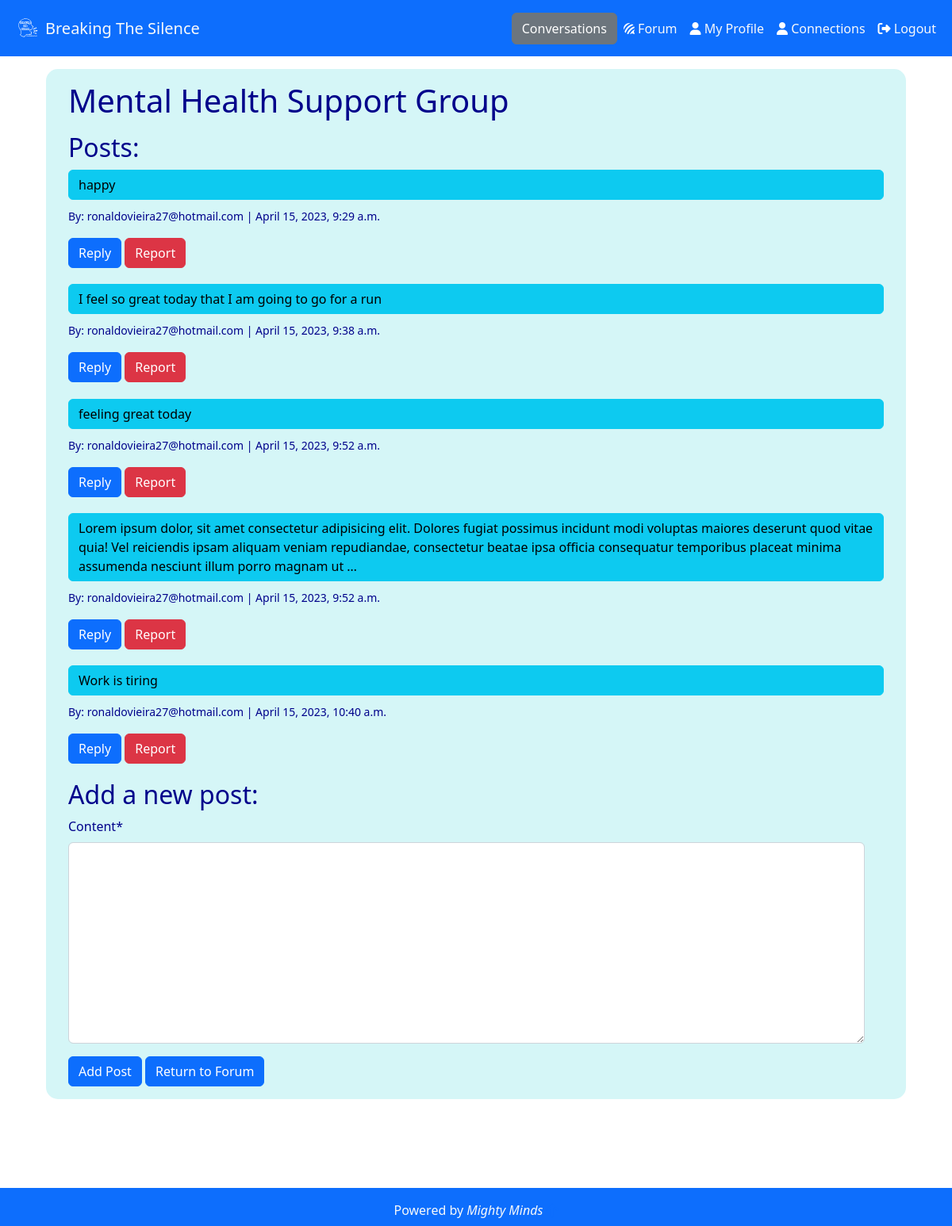
The app's page /forum/topic/1/ (signed in) with its own data.
### forum/models.py (models this page shows, shortened)
class Topic(models.Model):
    title = models.CharField(max_length=255)
    content = models.TextField(null=True, blank=True)
    is_private = models.BooleanField(default=False)
    created_by = models.ForeignKey(User, on_delete=models.CASCADE)
    created_at = models.DateTimeField(default=timezone.now)

class Post(models.Model):
    content = models.TextField()
    created_by = models.ForeignKey(User, on_delete=models.CASCADE)
    topic = models.ForeignKey(Topic, related_name='posts', on_delete=models.CASCADE)
    created_at = models.DateTimeField(default=timezone.now)

### forum/views.py (the view)
# urls.py: path('topic/<int:topic_id>/', views.topic_detail, name='topic_detail'),
@login_required
def topic_detail(request, topic_id):
    topic = get_object_or_404(Topic, id=topic_id)
    posts = topic.posts.all()
    if request.method == 'POST':
        form = PostForm(request.POST)
        if form.is_valid():
            new_post = form.save(commit=False)
            new_post.topic = topic
            new_post.created_by = request.user
            new_post.save()
            messages.success(request, "Thanks for adding a post!")
            return redirect('topic_detail', topic_id=topic_id)
    else:
        form = PostForm()
    return render(request, 'forum/topic_detail.html', {'topic': topic, 'posts': posts, 'form': form})

### forum/forms.py
class PostForm(forms.ModelForm):
    class Meta:
        model = Post
        fields = ['content']

### connections/contexts.py (called while the page is built)
def convo_context(request):
    conversations = []
    if request.user.is_authenticated:
        connections = Connection.objects.filter(Q(sender=request.user) | Q(receiver=request.user))
        conversations = Conversation.objects.filter(connection__in=connections)
    context = {
        'conversations': conversations,
    }
    return context

### home/contexts.py (called while the page is built)
def connect_context(request):
    if request.user.is_authenticated:
        connection_requests = Connection.objects.filter(
            receiver=request.user,
            status=0
            )
    else:
        connection_requests = []
    context = {
        'connection_requests': connection_requests,
    }
    return context

### forum/templates/forum/topic_detail.html (shortened to what this page needs)
{% extends "base.html" %}
{% load crispy_forms_tags %}
{% block content %}
<section class="topic_detail_section m-3 p-3">
  <div class="container">
    <div class="row">
      <div>
        <h1>{{ topic.title }}</h1>
      </div>
    </div>
    <div class="row">
      <h2>Posts:</h2>
      {% for post in posts %}
      <h3><a class="btn btn-info topic_detail_comments" href="{% url 'post_detail' pk=post.id %}">{{ post.content|truncatechars:300 }}</a></h3>
      <div>
        <p><small>By: {{ post.created_by.username }} | {{ post.created_at }}</small></p>
      </div>
      <div>
      <div class="topic_detail_button_spacing">
        <a class="btn btn-primary"  href="{% url 'post_detail' pk=post.id %}">Reply</a>
        <a class="btn btn-danger"  href="{% url 'reported' %}">Report</a>
      </div>
    </div>
    {% endfor %}
    <div class="row">
      {% if user.is_authenticated %}
      <h2>Add a new post:</h2>
      {% endif %}
      <form method="post">
        {{ form|crispy }}
        <button type="submit" class="btn btn-primary">Add Post</button>
        <a href="{% url 'topics' %}" class="btn btn-primary">Return to Forum</a>
      </form>
    </div>
  </div>
</section>
{% endblock %}

### static/css/base.css (style rules this page uses)
a, nav>homemenu { color: #fff4f3; }
:root { --primary: #00028b; --secondary: rgb(213, 246, 247); --tertiary: rgba(0, 123, 255, 0.307); --padding: 1rem; }
.user_profile_section, .edit_user_profile_section, .checkin_form_section, .topics_section, .topic_detail_section, .post_detail_section, .hero_img_section { margin: 2%; color: var(--primary); background-color:var(--secondary); border-color: var(--primary); border-width: 5px; border-radius: 15px; }
.topic_detail_button_spacing { padding-bottom: 20px; }
.topic_detail_comments { width: 100%; text-align: left !important; }
body { min-height: 100vh; padding-bottom: 4rem; }

### records on screen
Topic: title "Mental Health Support Group"
Post: content "happy", created_by.username "ronaldovieira27@hotmail.com", created_at "April 15, 2023, 9:29 a.m."
Post: content "I feel so great today that I am going to go for a run", created_by.username "ronaldovieira27@hotmail.com", created_at "April 15, 2023, 9:38 a.m."
Post: content "feeling great today", created_by.username "ronaldovieira27@hotmail.com", created_at "April 15, 2023, 9:52 a.m."
Post: content "Lorem ipsum dolor, sit amet consectetur adipisicing elit. Dolores fugiat possimus incidunt modi voluptas maiores deserunt quod vitae quia! Vel reiciendis ipsam aliquam veniam repudiandae, consectetur beatae ipsa officia consequatur temporibus placeat minima assumenda nesciunt illum porro magnam ut …", created_by.username "ronaldovieira27@hotmail.com", created_at "April 15, 2023, 9:52 a.m."
Post: content "Work is tiring", created_by.username "ronaldovieira27@hotmail.com", created_at "April 15, 2023, 10:40 a.m."
